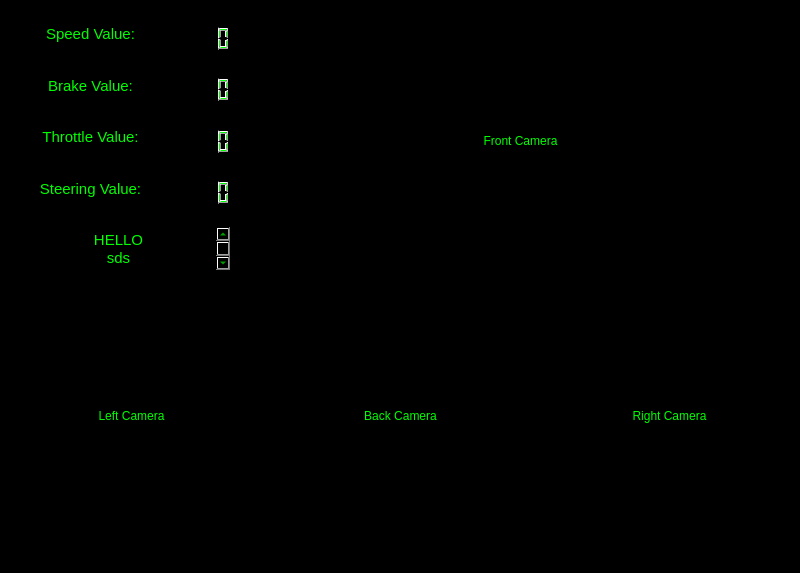
<?xml version="1.0" encoding="UTF-8"?>
<ui version="4.0">
 <class>MainWindow</class>
 <widget class="QMainWindow" name="MainWindow">
  <property name="geometry">
   <rect>
    <x>0</x>
    <y>0</y>
    <width>800</width>
    <height>573</height>
   </rect>
  </property>
  <property name="sizePolicy">
   <sizepolicy hsizetype="Preferred" vsizetype="Preferred">
    <horstretch>2</horstretch>
    <verstretch>0</verstretch>
   </sizepolicy>
  </property>
  <property name="windowTitle">
   <string>MainWindow</string>
  </property>
  <property name="autoFillBackground">
   <bool>false</bool>
  </property>
  <property name="styleSheet">
   <string notr="true">background: black; color: #00FF00</string>
  </property>
  <widget class="QWidget" name="centralwidget">
   <widget class="QWidget" name="centralwidget_2" native="true">
    <property name="geometry">
     <rect>
      <x>0</x>
      <y>0</y>
      <width>801</width>
      <height>551</height>
     </rect>
    </property>
    <widget class="QLabel" name="FrontCamera">
     <property name="geometry">
      <rect>
       <x>240</x>
       <y>0</y>
       <width>561</width>
       <height>281</height>
      </rect>
     </property>
     <property name="text">
      <string>Front Camera</string>
     </property>
     <property name="alignment">
      <set>Qt::AlignCenter</set>
     </property>
    </widget>
    <widget class="QWidget" name="horizontalLayoutWidget">
     <property name="geometry">
      <rect>
       <x>0</x>
       <y>280</y>
       <width>801</width>
       <height>271</height>
      </rect>
     </property>
     <layout class="QHBoxLayout" name="horizontalLayout">
      <item>
       <widget class="QLabel" name="LeftCamera">
        <property name="styleSheet">
         <string notr="true"/>
        </property>
        <property name="text">
         <string>Left Camera</string>
        </property>
        <property name="alignment">
         <set>Qt::AlignCenter</set>
        </property>
       </widget>
      </item>
      <item>
       <widget class="QLabel" name="BackCamera">
        <property name="styleSheet">
         <string notr="true"/>
        </property>
        <property name="text">
         <string>Back Camera</string>
        </property>
        <property name="alignment">
         <set>Qt::AlignCenter</set>
        </property>
       </widget>
      </item>
      <item>
       <widget class="QLabel" name="RightCamera">
        <property name="styleSheet">
         <string notr="true"/>
        </property>
        <property name="text">
         <string>Right Camera</string>
        </property>
        <property name="alignment">
         <set>Qt::AlignCenter</set>
        </property>
       </widget>
      </item>
     </layout>
    </widget>
    <widget class="QWidget" name="verticalLayoutWidget">
     <property name="geometry">
      <rect>
       <x>0</x>
       <y>0</y>
       <width>241</width>
       <height>281</height>
      </rect>
     </property>
     <layout class="QVBoxLayout" name="verticalLayout">
      <property name="leftMargin">
       <number>20</number>
      </property>
      <property name="topMargin">
       <number>20</number>
      </property>
      <property name="rightMargin">
       <number>10</number>
      </property>
      <property name="bottomMargin">
       <number>10</number>
      </property>
      <item>
       <layout class="QHBoxLayout" name="horizontalLayout_2">
        <property name="bottomMargin">
         <number>10</number>
        </property>
        <item>
         <widget class="QTextBrowser" name="gfgf">
          <property name="sizePolicy">
           <sizepolicy hsizetype="Expanding" vsizetype="Expanding">
            <horstretch>0</horstretch>
            <verstretch>0</verstretch>
           </sizepolicy>
          </property>
          <property name="styleSheet">
           <string notr="true">background: black; color: #00FF00</string>
          </property>
          <property name="html">
           <string>&lt;!DOCTYPE HTML PUBLIC &quot;-//W3C//DTD HTML 4.0//EN&quot; &quot;http://www.w3.org/TR/REC-html40/strict.dtd&quot;&gt;
&lt;html&gt;&lt;head&gt;&lt;meta name=&quot;qrichtext&quot; content=&quot;1&quot; /&gt;&lt;style type=&quot;text/css&quot;&gt;
p, li { white-space: pre-wrap; }
&lt;/style&gt;&lt;/head&gt;&lt;body style=&quot; font-family:'Ubuntu'; font-size:11pt; font-weight:400; font-style:normal;&quot;&gt;
&lt;p align=&quot;center&quot; style=&quot; margin-top:0px; margin-bottom:0px; margin-left:0px; margin-right:0px; -qt-block-indent:0; text-indent:0px;&quot;&gt;Speed Value:&lt;/p&gt;&lt;/body&gt;&lt;/html&gt;</string>
          </property>
         </widget>
        </item>
        <item>
         <widget class="QLCDNumber" name="Speed">
          <property name="sizePolicy">
           <sizepolicy hsizetype="Minimum" vsizetype="Minimum">
            <horstretch>0</horstretch>
            <verstretch>0</verstretch>
           </sizepolicy>
          </property>
          <property name="styleSheet">
           <string notr="true">background: black; color: #00FF00</string>
          </property>
         </widget>
        </item>
       </layout>
      </item>
      <item>
       <layout class="QHBoxLayout" name="horizontalLayout_10">
        <property name="bottomMargin">
         <number>10</number>
        </property>
        <item>
         <widget class="QTextBrowser" name="sddds">
          <property name="sizePolicy">
           <sizepolicy hsizetype="Expanding" vsizetype="Expanding">
            <horstretch>0</horstretch>
            <verstretch>0</verstretch>
           </sizepolicy>
          </property>
          <property name="styleSheet">
           <string notr="true">background: black; color: #00FF00</string>
          </property>
          <property name="html">
           <string>&lt;!DOCTYPE HTML PUBLIC &quot;-//W3C//DTD HTML 4.0//EN&quot; &quot;http://www.w3.org/TR/REC-html40/strict.dtd&quot;&gt;
&lt;html&gt;&lt;head&gt;&lt;meta name=&quot;qrichtext&quot; content=&quot;1&quot; /&gt;&lt;style type=&quot;text/css&quot;&gt;
p, li { white-space: pre-wrap; }
&lt;/style&gt;&lt;/head&gt;&lt;body style=&quot; font-family:'Ubuntu'; font-size:11pt; font-weight:400; font-style:normal;&quot;&gt;
&lt;p align=&quot;center&quot; style=&quot; margin-top:0px; margin-bottom:0px; margin-left:0px; margin-right:0px; -qt-block-indent:0; text-indent:0px;&quot;&gt;Brake Value:&lt;/p&gt;&lt;/body&gt;&lt;/html&gt;</string>
          </property>
         </widget>
        </item>
        <item>
         <widget class="QLCDNumber" name="Brake">
          <property name="styleSheet">
           <string notr="true">background: black; color: #00FF00</string>
          </property>
         </widget>
        </item>
       </layout>
      </item>
      <item>
       <layout class="QHBoxLayout" name="horizontalLayout_9">
        <property name="bottomMargin">
         <number>10</number>
        </property>
        <item>
         <widget class="QTextBrowser" name="sfdsg">
          <property name="sizePolicy">
           <sizepolicy hsizetype="Expanding" vsizetype="Expanding">
            <horstretch>0</horstretch>
            <verstretch>0</verstretch>
           </sizepolicy>
          </property>
          <property name="styleSheet">
           <string notr="true">background: black; color: #00FF00</string>
          </property>
          <property name="html">
           <string>&lt;!DOCTYPE HTML PUBLIC &quot;-//W3C//DTD HTML 4.0//EN&quot; &quot;http://www.w3.org/TR/REC-html40/strict.dtd&quot;&gt;
&lt;html&gt;&lt;head&gt;&lt;meta name=&quot;qrichtext&quot; content=&quot;1&quot; /&gt;&lt;style type=&quot;text/css&quot;&gt;
p, li { white-space: pre-wrap; }
&lt;/style&gt;&lt;/head&gt;&lt;body style=&quot; font-family:'Ubuntu'; font-size:11pt; font-weight:400; font-style:normal;&quot;&gt;
&lt;p align=&quot;center&quot; style=&quot; margin-top:0px; margin-bottom:0px; margin-left:0px; margin-right:0px; -qt-block-indent:0; text-indent:0px;&quot;&gt;Throttle Value:&lt;/p&gt;&lt;/body&gt;&lt;/html&gt;</string>
          </property>
         </widget>
        </item>
        <item>
         <widget class="QLCDNumber" name="Throttle">
          <property name="styleSheet">
           <string notr="true">background: black; color: #00FF00</string>
          </property>
         </widget>
        </item>
       </layout>
      </item>
      <item>
       <layout class="QHBoxLayout" name="horizontalLayout_8">
        <property name="bottomMargin">
         <number>10</number>
        </property>
        <item>
         <widget class="QTextBrowser" name="regfg">
          <property name="sizePolicy">
           <sizepolicy hsizetype="Expanding" vsizetype="Expanding">
            <horstretch>0</horstretch>
            <verstretch>0</verstretch>
           </sizepolicy>
          </property>
          <property name="styleSheet">
           <string notr="true">background: black; color: #00FF00</string>
          </property>
          <property name="html">
           <string>&lt;!DOCTYPE HTML PUBLIC &quot;-//W3C//DTD HTML 4.0//EN&quot; &quot;http://www.w3.org/TR/REC-html40/strict.dtd&quot;&gt;
&lt;html&gt;&lt;head&gt;&lt;meta name=&quot;qrichtext&quot; content=&quot;1&quot; /&gt;&lt;style type=&quot;text/css&quot;&gt;
p, li { white-space: pre-wrap; }
&lt;/style&gt;&lt;/head&gt;&lt;body style=&quot; font-family:'Ubuntu'; font-size:11pt; font-weight:400; font-style:normal;&quot;&gt;
&lt;p align=&quot;center&quot; style=&quot; margin-top:0px; margin-bottom:0px; margin-left:0px; margin-right:0px; -qt-block-indent:0; text-indent:0px;&quot;&gt;Steering Value:&lt;/p&gt;&lt;/body&gt;&lt;/html&gt;</string>
          </property>
         </widget>
        </item>
        <item>
         <widget class="QLCDNumber" name="Steering">
          <property name="styleSheet">
           <string notr="true">background: black; color: #00FF00</string>
          </property>
         </widget>
        </item>
       </layout>
      </item>
      <item>
       <widget class="QTextBrowser" name="Location">
        <property name="sizePolicy">
         <sizepolicy hsizetype="Expanding" vsizetype="Expanding">
          <horstretch>0</horstretch>
          <verstretch>0</verstretch>
         </sizepolicy>
        </property>
        <property name="styleSheet">
         <string notr="true">background: black; color: #00FF00</string>
        </property>
        <property name="html">
         <string>&lt;!DOCTYPE HTML PUBLIC &quot;-//W3C//DTD HTML 4.0//EN&quot; &quot;http://www.w3.org/TR/REC-html40/strict.dtd&quot;&gt;
&lt;html&gt;&lt;head&gt;&lt;meta name=&quot;qrichtext&quot; content=&quot;1&quot; /&gt;&lt;style type=&quot;text/css&quot;&gt;
p, li { white-space: pre-wrap; }
&lt;/style&gt;&lt;/head&gt;&lt;body style=&quot; font-family:'Ubuntu'; font-size:11pt; font-weight:400; font-style:normal;&quot;&gt;
&lt;p align=&quot;center&quot; style=&quot; margin-top:0px; margin-bottom:0px; margin-left:0px; margin-right:0px; -qt-block-indent:0; text-indent:0px;&quot;&gt;HELLO&lt;/p&gt;
&lt;p align=&quot;center&quot; style=&quot; margin-top:0px; margin-bottom:0px; margin-left:0px; margin-right:0px; -qt-block-indent:0; text-indent:0px;&quot;&gt;sds&lt;/p&gt;&lt;/body&gt;&lt;/html&gt;</string>
        </property>
       </widget>
      </item>
     </layout>
    </widget>
   </widget>
  </widget>
  <widget class="QMenuBar" name="menubar">
   <property name="geometry">
    <rect>
     <x>0</x>
     <y>0</y>
     <width>800</width>
     <height>22</height>
    </rect>
   </property>
  </widget>
  <widget class="QStatusBar" name="statusbar"/>
 </widget>
 <resources/>
 <connections/>
</ui>
